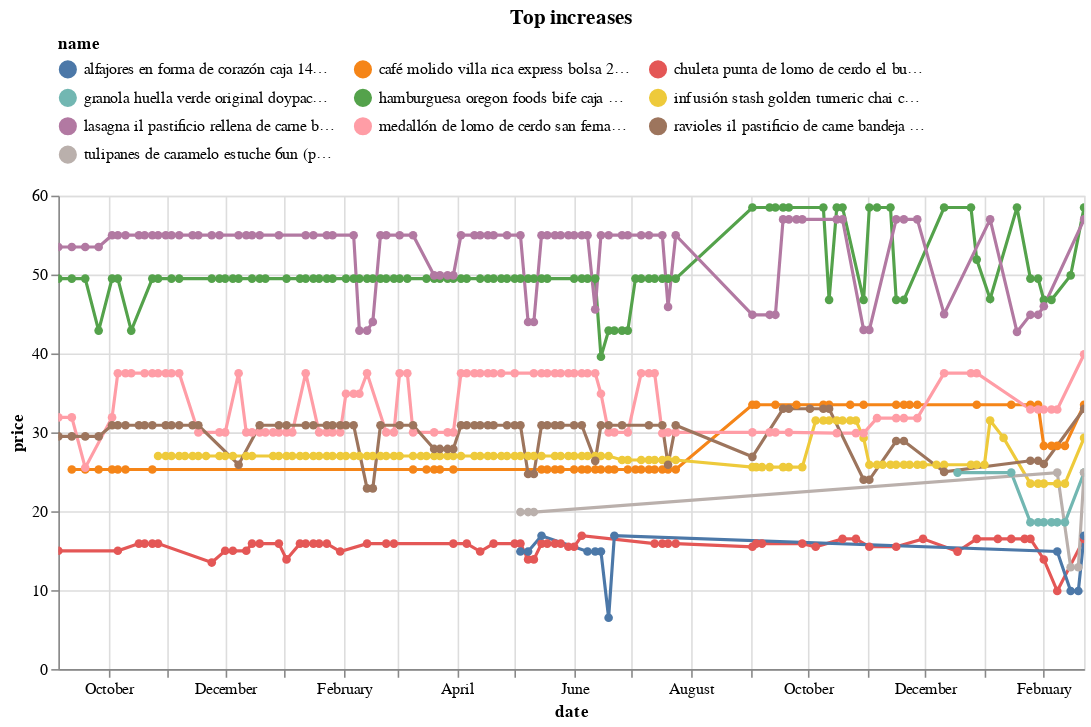

The cell this chart's notebook holds for it:
### Code cell
(top_changes_abs
 .sort_values('change')
 .tail(10)
 .pipe(plot_changes, 'Top increases')
)

### Figure 1 — Vega-Lite specification as saved in the notebook (floating-point values rounded to 4 significant figures; data arrays with more than 128 entries replaced by an {"elided": "..."} marker saying what was removed)
{"config": {"view": {"continuousWidth": 300, "continuousHeight": 300}, "legend": {"columns": 3, "orient": "top"}}, "data": {"name": "data-012ffe4ca71e9912b95735a111d32864"}, "mark": {"type": "line", "point": true}, "encoding": {"color": {"field": "name", "scale": {"domain": ["alfajores en forma de corazón caja 14un (plaza_vea)", "café molido villa rica express bolsa 250g (plaza_vea)", "chuleta punta de lomo de cerdo el buen corte (plaza_vea)", "granola huella verde original doypack 400g (plaza_vea)", "hamburguesa oregon foods bife caja 4un (plaza_vea)", "infusión stash golden tumeric chai caja 36g (plaza_vea)", "lasagna il pastificio rellena de carne bandeja 1kg (plaza_vea)", "medallón de lomo de cerdo san fernando (plaza_vea)", "ravioles il pastificio de carne bandeja 500g (plaza_vea)", "tulipanes de caramelo estuche 6un (plaza_vea)"]}, "type": "nominal"}, "tooltip": [{"field": "name", "type": "nominal"}, {"field": "price", "type": "quantitative"}, {"field": "last_price", "type": "quantitative"}], "x": {"field": "date", "type": "temporal"}, "y": {"field": "price", "type": "quantitative"}}, "params": [{"name": "param_11", "select": {"type": "point", "fields": ["name"]}, "bind": "legend"}, {"name": "param_12", "select": {"type": "interval", "encodings": ["x", "y"]}, "bind": "scales"}], "title": "Top increases", "transform": [{"filter": {"param": "param_11"}}], "width": 650, "$schema": "https://vega.github.io/schema/vega-lite/v5.16.3.json", "datasets": {"data-012ffe4ca71e9912b95735a111d32864": {"elided": "595 records"}}}
